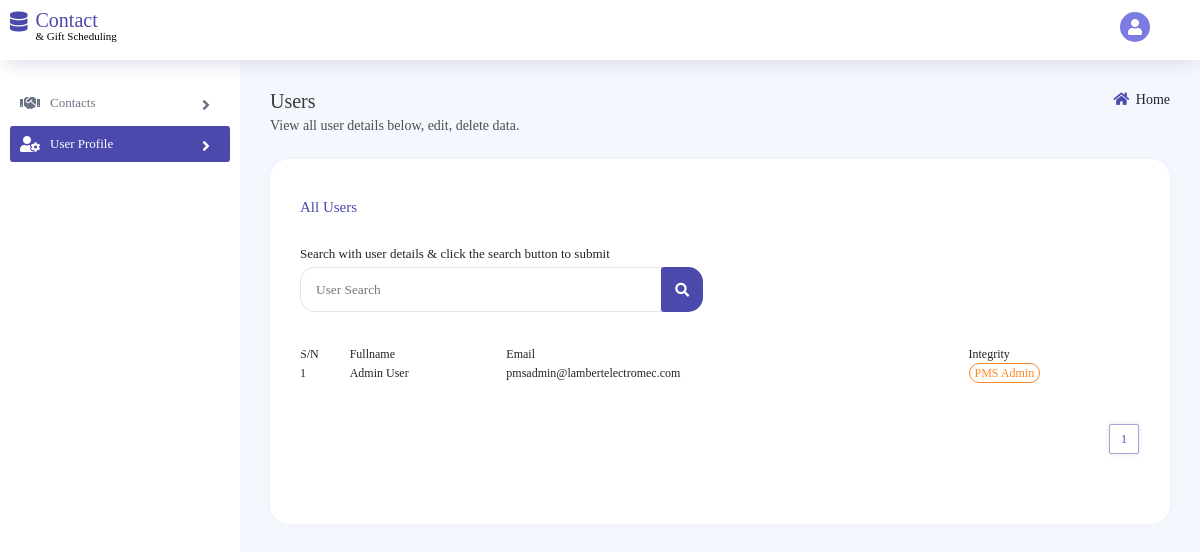
The page /pms/index.php?page=user_view (signed in) on the database its author committed.
### tables this page shows
CREATE TABLE `pm_users_table` (
  `id` int(11) NOT NULL,
  `fname` varchar(255) NOT NULL,
  `lname` varchar(255) NOT NULL,
  `email` varchar(255) NOT NULL,
  `password` varchar(255) NOT NULL,
  `integrity` varchar(255) NOT NULL,
  `created_by` varchar(255) NOT NULL,
  `updated_by` varchar(255) NOT NULL
);

### pms/includes/user/user_view.php (the view, shortened to what this page needs)
<div class="home-heading">
    <div class="home-heading-col-1">
        <div class="user-welcome wow fadeInUp">
        Users
        </div>
        <div class="user-welcome-subtext wow fadeIn" data-wow-delay='.5s'>
        View all user details below, edit, delete data.
        </div>
    </div>
    <div class="home-heading-col-2">
        <a href="index.php?page=user_overview" class="back-btn"><i class="fas fa-home"></i> Home</a>
    </div>
</div>
<div class="table-container">
    <div class="form-title">All Users</div>
    <form method="post" action="index.php?page=user_search">
        <div class="form-wrapper-flex">
            <div class="form-group search-box">
                <label>Search with user details & click the search button to submit</label>
                <div class="form-control">
                    <input type="search" name="user_search" required placeholder="User Search">
                    <button name="user_search_btn" class="fas fa-search" type="submit"></button>
                </div>
            </div>
        </div>
    </form>
    <div class="table-wrapper">
        <table>
            <thead>
                <tr>
                    <td>S/N</td>
                    <td>Fullname</td>
                    <td>Email</td>
                    <td>Integrity</td>
                </tr>
            </thead>
            <tbody>
                <?php
                    if(isset($_GET['num']) && $_GET['num'] != ""){
                        $num = $_GET['num'];
                     }else{
                        $num = 1;
                    }
                    $results_per_page = 5;
                    $offset = ($num - 1) * $results_per_page;
                    $select = mysqli_query($db, "SELECT * FROM pm_users_table ORDER BY id DESC LIMIT $offset, $results_per_page");
                    $number = mysqli_num_rows($select);
                    $sn = 0;
                    if($number > 0){
                        foreach($select as $selected){
                        $sn += 1;
                        $fname = $selected['fname'];
                        $lname = $selected['lname'];
                        $email = $selected['email'];
                        $integrity = $selected['integrity'];
                ?>
                <tr>
                    <td><?php echo $sn; ?></td>
                    <td class="tab-width"><?php echo $fname .' '. $lname; ?></td>
                    <td><?php echo $email; ?></td>
                    <td>
                        <?php
                            if($integrity == "PMS Admin"){
                                echo '<span class="stat-approved">PMS Admin</span>';
                            }elseif($integrity == "User"){
                                echo '<span class="stat-declined">User</span>';
                            }
                        ?>
                    </td>
                </tr>
                <?php
                    }
                }elseif($number == 0){
                ?>
                <tr>
                    <td colspan="7"></td>
                </tr>
                <?php
                }
                ?>
            </tbody>
        </table>
    </div>
    <div class="pagination-box">
        <?php include_once('pagination/pagination.php');?>
    </div>
</div>

### pms/assets/css/style.css (style rules this page uses)
* { font-family: Poppins-Regular; padding: 0; margin: 0; box-sizing: border-box; outline: none; color: #1f252a; list-style-type: none; text-decoration: none; }
html { scroll-behavior: smooth; width: 100%; height: 100%; transition: all .5s ease-in-out; }
body { position: absolute; width: 100%; height: 100%; scroll-behavior: smooth; transition: all .5s ease-in-out; background-color: whitesmoke; }
.home-heading { position: relative; width: 100%; height: auto; display: flex; flex-wrap: wrap; align-items: flex-start; }
.home-heading-col-1 { position: relative; width: 50%; height: auto; }
.home-heading-col-2 { position: relative; width: 50%; height: auto; text-align: right; }
.user-welcome { position: relative; font-family: Poppins-SemiBold; font-size: 20px; color: #393939; }
.user-welcome-subtext { font-size: 13px; margin: 5px 0; color: #4e4e4e; }
.back-btn { position: relative; font-size: 14px; }
.back-btn i { position: relative; font-size: 14px; color: #4B49AC; margin-right: 3px; }
.form-title { position: relative; width: 100%; height: auto; color: #4B49AC; font-family: Poppins-SemiBold; margin: 10px 0; font-size: 15px; }
.form-wrapper-flex { position: relative; width: 100%; height: auto; display: flex; flex-wrap: wrap; justify-content: space-between; align-items: center; }
.form-group { position: relative; height: auto; width: 48%; margin: 15px 0; }
.form-group label { position: relative; width: 100%; margin: 5px 0; font-size: 13px; display: block; }
.form-control { position: relative; width: 100%; height: 45px; }
.form-control input, .form-control textarea, .form-control select { position: relative; width: 100%; height: 100%; display: block; padding: 12px 50px; border: 1px solid rgba(0, 0, 0, 0.1); border-radius: 5px; color: #4B49AC; font-family: Poppins-Medium; background-color: white; }
.form-control button { background-color: #4B49AC; color: white; border: 1px solid transparent; padding: 10px; position: relative; border-radius: 3px; text-align: center; width: 200px; }
.table-container { position: relative; width: 100%; height: auto; background-color: white; padding: 30px; box-shadow: 0px 0px 10px 0px rgba(0, 0, 0, 0.03); margin: 20px auto; border-radius: 20px; }
.search-box .form-control input { padding-left: 15px; border-radius: 15px; }
.search-box .form-control button { position: absolute; right: 0; top: 0; height: 100%; width: 42px; text-align: center; background-color: #4B49AC; color: white; font-size: 14px; display: flex; justify-content: center; align-items: center; border-top-right-radius: 15px; border-bottom-right-radius: 15px; }
.table-wrapper { border-radius: 10px; position: relative; width: 100%; height: auto; overflow-y: auto; margin: 20px auto; }
.table-wrapper * { font-size: 12px !important; }
.tab-width { max-width: 230px; }
.stat-approved { color: #fa8623; border: 1px solid #fa8623; padding: 2px 5px; border-radius: 20px; }
.pagination-box { display: flex; width: 100%; margin: 20px 0; flex-wrap: wrap; justify-content: flex-end; align-items: center; padding: 20px 0px; }

### pms/assets/css/responsive.css (style rules this page uses)
@media screen and (max-width: 1320px) { .table-wrapper table { position: relative; width: 130%; height: auto; border-collapse: collapse; } }
@media screen and (max-width: 1280px) { .home-heading-col-1 { width: 70%; } }
@media screen and (max-width: 1280px) { .home-heading-col-2 { width: 30%; } }
@media screen and (max-width: 1280px) { .user-welcome { font-size: 20px; } }
@media screen and (max-width: 1280px) { .user-welcome-subtext { font-size: 14px; } }
@media screen and (max-width: 1280px) { .table-wrapper table { position: relative; width: 150%; height: auto; border-collapse: collapse; } }

### rows shown on the page
pm_users_table: fname "Admin", lname "User", email "pmsadmin@lambertelectromec.com", integrity "PMS Admin"
